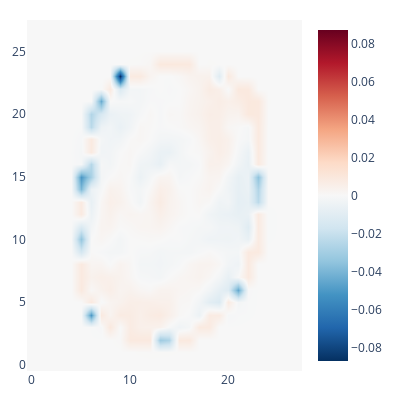

The notebook cell this image was saved under:
### Code cell
explainer.plot_performance(
    X_test=x_test,
    y_test=y_test.argmax(axis=1),
    y_pred=y_pred.argmax(axis=1),
    metric=metrics.accuracy_score
)

### Figure 1 — Plotly figure (JSON) as saved in the notebook; plotly's stock layout.template omitted (floating-point values rounded to 4 significant figures; data arrays with more than 128 entries replaced by an {"elided": "..."} marker saying what was removed)
{"data": [{"colorscale": [[0, "rgb(103,0,31)"], [0.1, "rgb(178,24,43)"], [0.2, "rgb(214,96,77)"], [0.3, "rgb(244,165,130)"], [0.4, "rgb(253,219,199)"], [0.5, "rgb(247,247,247)"], [0.6, "rgb(209,229,240)"], [0.7, "rgb(146,197,222)"], [0.8, "rgb(67,147,195)"], [0.9, "rgb(33,102,172)"], [1, "rgb(5,48,97)"]], "hoverinfo": "x+y+z", "reversescale": true, "showscale": true, "type": "heatmap", "x": [0, 1, 2, 3, 4, 5, 6, 7, 8, 9, 10, 11, 12, 13, 14, 15, 16, 17, 18, 19, 20, 21, 22, 23, 24, 25, 26, 27], "y": [0, 1, 2, 3, 4, 5, 6, 7, 8, 9, 10, 11, 12, 13, 14, 15, 16, 17, 18, 19, 20, 21, 22, 23, 24, 25, 26, 27], "z": {"elided": "28x28 float values"}, "zmax": 0.08717, "zmin": -0.08717, "zsmooth": "best"}], "layout": {"autosize": false, "height": 400, "margin": {"b": 20, "l": 20, "t": 20}, "plot_bgcolor": "white", "width": 400}}
